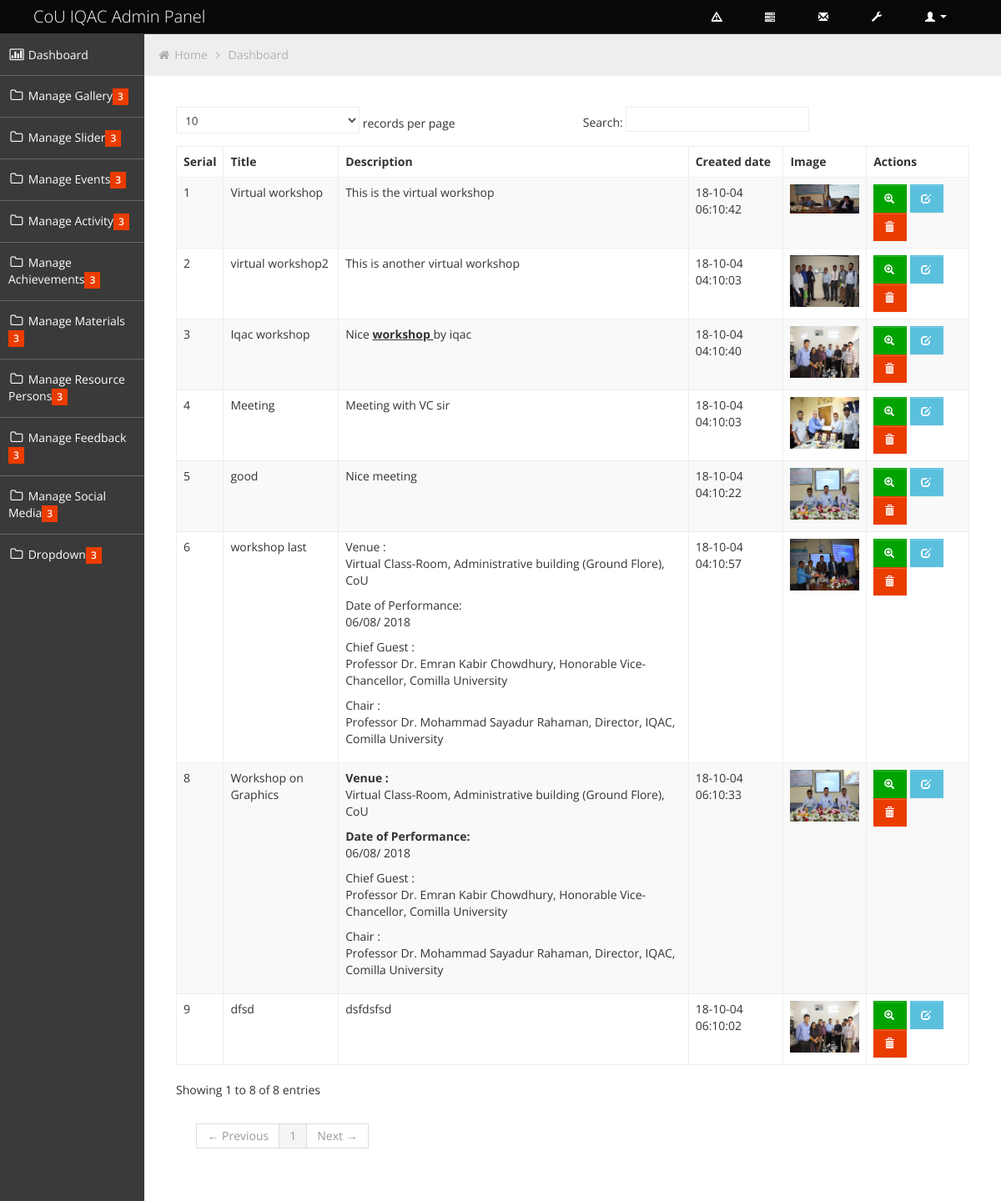
/index.php/backend/gallery_controller/show_gallery, run on the app's committed database.
### tables this page shows
CREATE TABLE `gallery` (
  `id` int(11) NOT NULL,
  `title` varchar(255) NOT NULL,
  `description` text NOT NULL,
  `image` varchar(255) NOT NULL,
  `created_at` varchar(255) NOT NULL,
  `updated_at` varchar(255) NOT NULL
);

### application/controllers/backend/Gallery_Controller.php (called while the page is built, shortened)
<?php
class Gallery_Controller extends CI_Controller {
		public function show_gallery()
	{
		$data=array();
			$data['show_all_images']=$this->Gallery_model->show_all_images();
			$data['admin_main_content']=$this->load->view('admin_part/functions/gallery/gallery_list',$data,true);
			$this->load->view('admin_part/dashboard',$data);
	}
}

### index.php (called while the page is built, shortened)
<?php
require_once BASEPATH.'core/CodeIgniter.php';

### application/models/Gallery_model.php (called while the page is built, shortened)
<?php
class Gallery_model extends CI_Model {
		public function show_all_images(){
			$this->db->select('*');
		$this->db->from('gallery');
		$query_result = $this->db->get();
		$result = $query_result->result();
		return $result;
	}
}

### application/views/admin_part/functions/gallery/gallery_list.php (the view, shortened to what this page needs)
<div class="box-content">
						<table class="table table-striped table-bordered bootstrap-datatable datatable">
						  <thead>
							  <tr>
								  <th>Serial</th>
								  <th>Title</th>
								  <th>Description</th>
								  <th>Created date</th>
								   <th>Image</th>
								  <th>Actions</th>
							  </tr>
						  </thead>
						  <tbody>
						  <?php
						  	foreach ($show_all_images as $v_img) {
						  		?>
						  		<tr>
								<td><?php echo $v_img->id;?></td>
								<td class="center"><?php echo $v_img->title;?></td>
								<td class="center"><?php echo $v_img->description;?></td>
								<td class="center">
									<?php echo $v_img->created_at;?>
								</td>
								<td class="center">
								<img src="<?php echo base_url().$v_img->image;?>" height="150px" width="100px;" />
								</td>
								<td class="center">
									<a class="btn btn-success" href="#">
										<i class="halflings-icon white zoom-in"></i>
									</a>
									<a class="btn btn-info" href="<?php echo base_url()?>edit-gallery/<?php echo $v_img->id;?>">
										<i class="halflings-icon white edit"></i>
									</a>
									<a class="btn btn-danger" id="delete" href="<?php echo base_url()?>delete-gallery/<?php echo $v_img->id;?>">
										<i class="halflings-icon white trash"></i>
									</a>
								</td>
							</tr>
						  		<?php
						  	}
						  ?>
						  </tbody>
					  </table>
					</div>
				</div>

### application/views/admin_part/dashboard.php (shortened to what this page needs)
<!DOCTYPE html>
<html lang="en">
<head>
	<link id="bootstrap-style" href="<?php echo base_url()?>assets/backend/css/bootstrap.min.css" rel="stylesheet">
	<link href="<?php echo base_url()?>assets/backend/css/bootstrap-responsive.min.css" rel="stylesheet">
	<link id="base-style" href="<?php echo base_url()?>assets/backend/css/style.css" rel="stylesheet">
	<link id="base-style-responsive" href="<?php echo base_url()?>assets/backend/css/style-responsive.css" rel="stylesheet">
</head>
<body>
	<div class="navbar">
		<div class="navbar-inner">
			<div class="container-fluid">
				<a class="brand" href="index.html"><span>CoU IQAC Admin Panel</span></a>
				<div class="nav-no-collapse header-nav">
					<ul class="nav pull-right">
						<li class="dropdown hidden-phone">
							<a class="btn dropdown-toggle" data-toggle="dropdown" href="#">
								<i class="halflings-icon white warning-sign"></i>
							</a>
						</li>
						<li class="dropdown hidden-phone">
							<a class="btn dropdown-toggle" data-toggle="dropdown" href="#">
								<i class="halflings-icon white tasks"></i>
							</a>
						</li>
						<li class="dropdown hidden-phone">
							<a class="btn dropdown-toggle" data-toggle="dropdown" href="#">
								<i class="halflings-icon white envelope"></i>
							</a>
						</li>
						<li>
							<a class="btn" href="#">
								<i class="halflings-icon white wrench"></i>
							</a>
						</li>
						<li class="dropdown">
							<a class="btn dropdown-toggle" data-toggle="dropdown" href="#">
								<i class="halflings-icon white user"></i> <?php echo $this->session->userdata('admin_name');?>
								<span class="caret"></span>
							</a>
						</li>
					</ul>
				</div>
			</div>
		</div>
	</div>
		<div class="container-fluid-full">
		<div class="row-fluid">
			<div id="sidebar-left" class="span2">
				<div class="nav-collapse sidebar-nav">
					<ul class="nav nav-tabs nav-stacked main-menu">
						<li><a href="<?php echo base_url(); ?>dashboard"><i class="icon-bar-chart"></i><span class="hidden-tablet"> Dashboard</span></a></li>
						<li>
							<a class="dropmenu" href="#"><i class="icon-folder-close-alt"></i><span class="hidden-tablet"> Manage Gallery</span><span class="label label-important"> 3 </span></a>
						</li>
						<li>
							<a class="dropmenu" href="#"><i class="icon-folder-close-alt"></i><span class="hidden-tablet"> Manage Slider</span><span class="label label-important"> 3 </span></a>
						</li>
						<li>
							<a class="dropmenu" href="#"><i class="icon-folder-close-alt"></i><span class="hidden-tablet"> Manage Events</span><span class="label label-important"> 3 </span></a>
						</li>
						<li>
							<a class="dropmenu" href="#"><i class="icon-folder-close-alt"></i><span class="hidden-tablet"> Manage Activity</span><span class="label label-important"> 3 </span></a>
						</li>
						<li>
							<a class="dropmenu" href="#"><i class="icon-folder-close-alt"></i><span class="hidden-tablet"> Manage Achievements</span><span class="label label-important"> 3 </span></a>
						</li>
						<li>
							<a class="dropmenu" href="#"><i class="icon-folder-close-alt"></i><span class="hidden-tablet"> Manage Materials</span><span class="label label-important"> 3 </span></a>
						</li>
						<li>
							<a class="dropmenu" href="#"><i class="icon-folder-close-alt"></i><span class="hidden-tablet"> Manage Resource Persons</span><span class="label label-important"> 3 </span></a>
						</li>
						<li>
							<a class="dropmenu" href="#"><i class="icon-folder-close-alt"></i><span class="hidden-tablet"> Manage Feedback</span><span class="label label-important"> 3 </span></a>
						</li>
						<li>
							<a class="dropmenu" href="#"><i class="icon-folder-close-alt"></i><span class="hidden-tablet"> Manage Social Media</span><span class="label label-important"> 3 </span></a>
						</li>
						<li>
							<a class="dropmenu" href="#"><i class="icon-folder-close-alt"></i><span class="hidden-tablet"> Dropdown</span><span class="label label-important"> 3 </span></a>
						</li>
					</ul>
				</div>
			</div>
			<div id="content" class="span10">
			<ul class="breadcrumb">
				<li>
					<i class="icon-home"></i>
					<a href="index.html">Home</a>
					<i class="icon-angle-right"></i>
				</li>
				<li><a href="#">Dashboard</a></li>
			</ul>
			<div class="row-fluid">
<?php echo $admin_main_content;?>
			</div>
      </div>
		</div>
</body>
</html>

### assets/backend/css/style-responsive.css (style rules this page uses)
@media (min-width: 1200px) { .container-fluid-full { overflow: hidden; position: relative; height: 100%; } }
@media (min-width: 1200px) { #content { width: 85.578%; padding: 28px; margin: 0px 0px; margin-left: 14.422% !important; } }
@media (min-width: 1200px) { #sidebar-left { background: #3A3A3A; margin-left: 0px !important; position: absolute; height: 100%; } }
@media (min-width: 1200px) { .sidebar-nav > ul { margin: 0px; } }

### assets/backend/css/halflings.css (style rules this page uses)
html, html .halflings { -webkit-font-smoothing: antialiased !important; }
.halflings-icon { display: inline-block; width: 14px; height: 14px; line-height: 14px; vertical-align: text-top; background-image: url(../img/glyphicons_halflings.svg); background-position: 0 0; background-repeat: no-repeat; vertical-align: top; *display: inline; *zoom: 1; *margin-right: .3em; }
.halflings-icon.white { background-image: url(../img/glyphicons_halflings-white.svg); }
.halflings-icon.envelope { background-position: -72px 0; }
.halflings-icon.user { background-position: -168px 0; }
.halflings-icon.zoom-in { background-position: -336px 0; }
.halflings-icon.trash { background-position: -456px 0; }
.halflings-icon.edit { background-position: -96px -72px; }
.halflings-icon.warning-sign { background-position: -144px -120px; }
.halflings-icon.wrench { background-position: -360px -144px; }
.halflings-icon.tasks { background-position: -384px -144px; }

### data on the page
gallery: id "1", title "Virtual workshop", description "This is the virtual workshop", created_at "18-10-04 06:10:42", image (picture)
gallery: id "2", title "virtual workshop2", description "This is another virtual workshop", created_at "18-10-04 04:10:03", image (picture)
gallery: id "3", title "Iqac workshop", description "Nice workshop by iqac", created_at "18-10-04 04:10:40", image (picture)
gallery: id "4", title "Meeting", description "Meeting with VC sir", created_at "18-10-04 04:10:03", image (picture)
gallery: id "5", title "good", description "Nice meeting", created_at "18-10-04 04:10:22", image (picture)
gallery: id "6", title "workshop last", description "Venue : Virtual Class-Room, Administrative building (Ground Flore), CoU Date of Performance: 06/08/ 2018 Chief Guest : Professor Dr. Emran Kabir Chowdhury, Honorable Vice-Chancellor, Comilla University Chair : Professor Dr. Mohammad Sayadur Rahaman, Director, IQAC, Comilla University", created_at "18-10-04 04:10:57", image (picture)
gallery: id "8", title "Workshop on Graphics", description "Venue : Virtual Class-Room, Administrative building (Ground Flore), CoU Date of Performance: 06/08/ 2018 Chief Guest : Professor Dr. Emran Kabir Chowdhury, Honorable Vice-Chancellor, Comilla University Chair : Professor Dr. Mohammad Sayadur Rahaman, Director, IQAC, Comilla University", created_at "18-10-04 06:10:33", image (picture)
gallery: id "9", title "dfsd", description "dsfdsfsd", created_at "18-10-04 06:10:02", image (picture)
